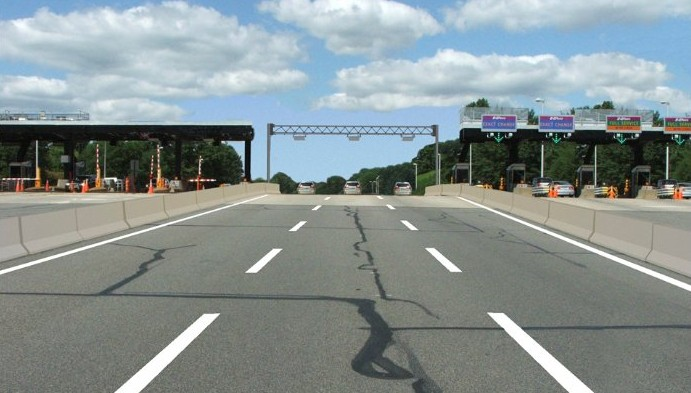
#> input picture OpenCv-Assignment1/Group23Team46Assignment1/Original Images/road2.jpg, 691 x 393 px, found by its file name
$ python Prob11.py
#> lines starting #> are read from the running program, lines starting #| are printed output that depends on the picture; after the words box and inside, x2 and y2 are one past the last pixel; in counts of white or black regions, pixels touching at a corner belong together
# Import numpy and cv2 package
import cv2
import numpy as np

# Reading original image from the disk
original  = cv2.imread('road2.jpg')
#> original is the input picture: shape (393, 691, 3); mean B, G, R 145.9, 145.7, 135.1
img  = cv2.imread('road2.jpg')

#Split the image into r,g,b channel using inbuilt function of OpenCv
b,g,r = cv2.split(img)
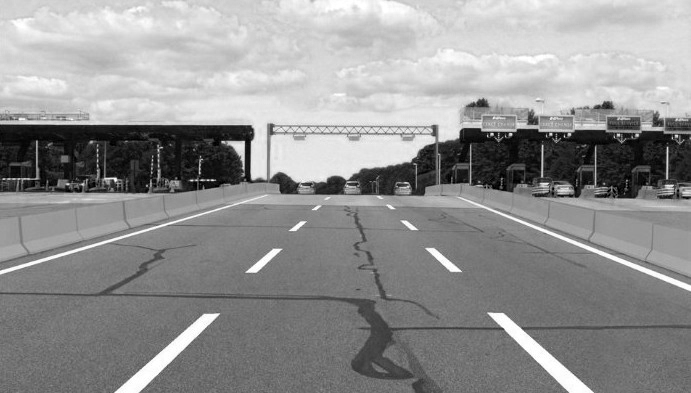
#> b: shape (393, 691); min 0, max 255, mean 145.9
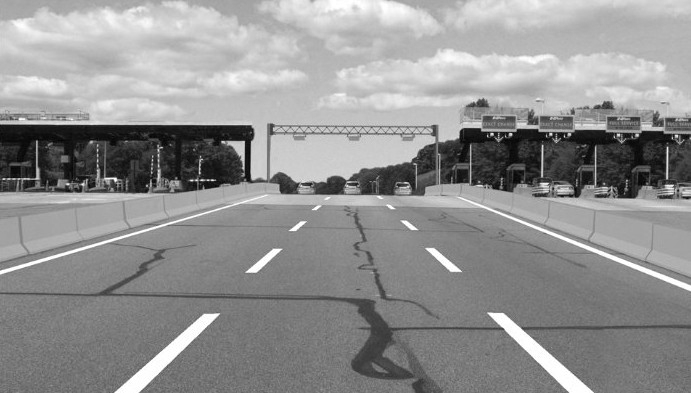
#> g: shape (393, 691); min 0, max 255, mean 145.7

#thresholding the red and green channel where pixel intensity  is less than 235 make it 0.
r[r<235]=0
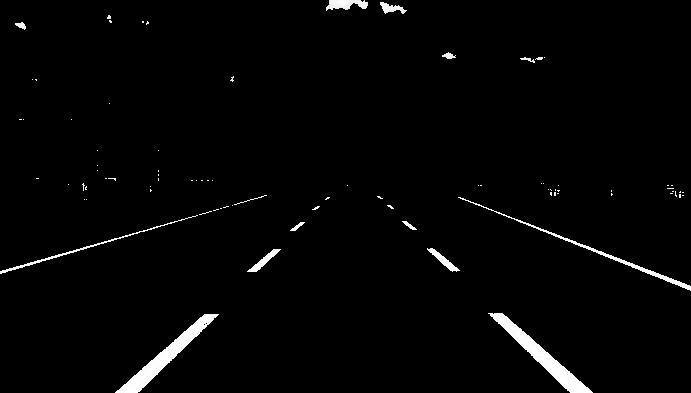
#> r: shape (393, 691); min 0, max 255, mean 5.1
g[g<235]=0
#Creating a new image of same size as of original image
masked_img = np.zeros(img.shape,dtype='uint8')
#assigining the new values of r,g,b channel of original image to masked_image
masked_img[:,:,2]=r
b_temp = b/2
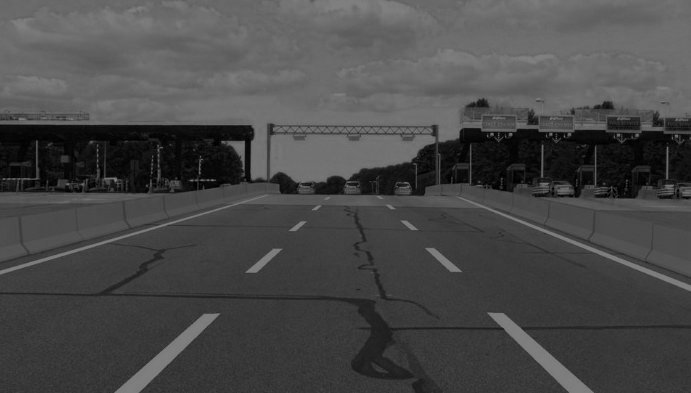
#> b_temp: shape (393, 691) float64; min 0, max 127.5, mean 73
masked_img[:,:,0]= b_temp.astype('uint8')
masked_img[:,:,1]=g
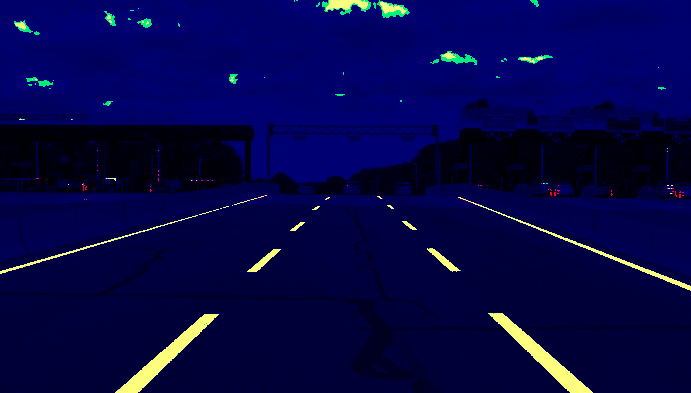
#> masked_img: shape (393, 691, 3); mean of channels 0, 1, 2 72.7, 6.2, 5.1; drawn as B, G, R
#Displaying the masked_image
cv2.imshow('masked img', masked_img)

#Converting the masked_img to grayscale using inbuilt function CV
gray = cv2.cvtColor(masked_img,cv2.COLOR_BGR2GRAY)
#Creating new image 'thresh'of size of gray image
thresh = np.ones(gray.shape,dtype='uint8')*255
#thresholding the new image 'thresh' where pixel intensity is less than 200 make it zer0
thresh[gray<200]=0

# Applying the inbuilt HoughlinesP function of the OpenCV to find coordinates of the end points of line
# in Hough space
lines = cv2.HoughLinesP(thresh,1,np.pi/180,80,minLineLength=2,maxLineGap=15)
# We got the coordinates of each line which are passing the threshold limit of votes set by us i.e 80
# using those coordinates we are drawing lines on the original image which will highlight all the lanes in the road
# with green color
for line in lines[:]:
     for x1,y1,x2,y2 in line:
         cv2.line(img,(x1,y1),(x2,y2),(0,255,0),2)
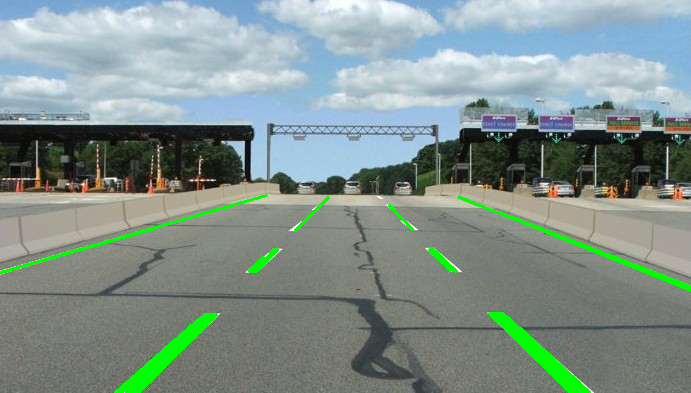
#> img: shape (393, 691, 3); 2.3% of pixels changed, all inside (x1, y1, x2, y2) = (0, 194, 691, 393)

# # Displaying the final output image
cv2.imshow('res',img)
# Displaying the original image and final output image together
cv2.imshow('Problem11 Output',np.concatenate((original,img),axis=1))
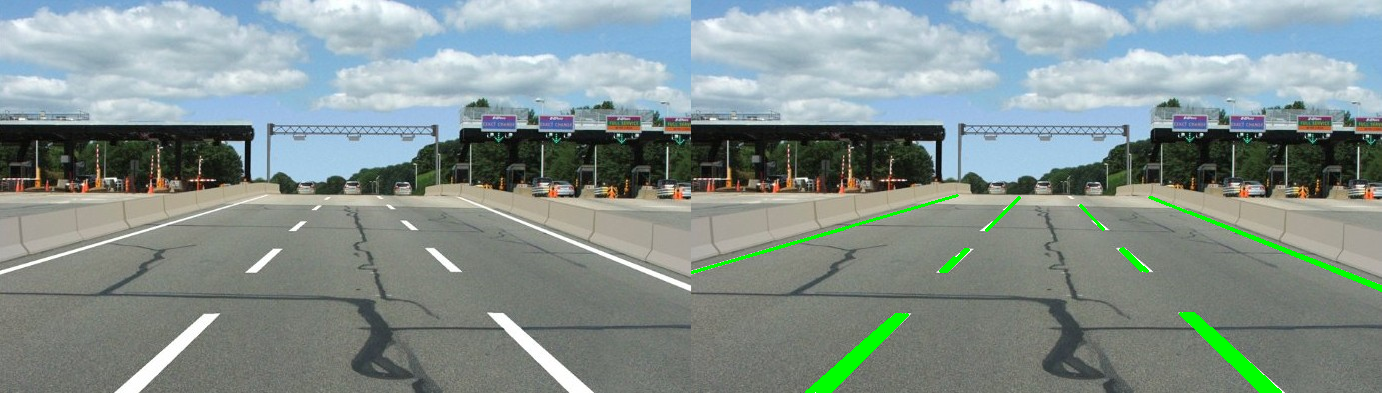
#> window 'Problem11 Output': shape (393, 1382, 3); mean B, G, R 143.3, 145.9, 132.4

# Display the images and wait till any key is pressed
cv2.waitKey(0)
# Destroy all the windows created by the imshow() function of the OpenCV
cv2.destroyAllWindows()

$ run again, with OpenCv-Assignment1/Group23Team46Assignment1/Original Images/low_illum.jpg copied over OpenCv-Assignment1/Group23Team46Assignment1/Original Images/road2.jpg
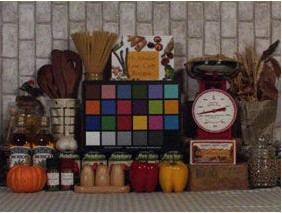
#> input picture OpenCv-Assignment1/Group23Team46Assignment1/Original Images/low_illum.jpg, 282 x 213 px, found by its file name
#> original is the input picture: shape (213, 282, 3); mean B, G, R 68.7, 76.9, 94.2
#> `masked_img[:,:,1]=g`:
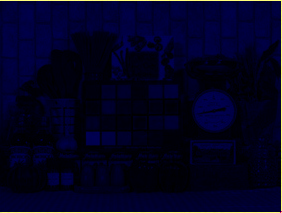
#> masked_img: shape (213, 282, 3); mean of channels 0, 1, 2 34.1, 3.2, 3.3; drawn as B, G, R
#> `cv2.imshow('Problem11 Output',np.concatenate((original,img),axis=1))`:
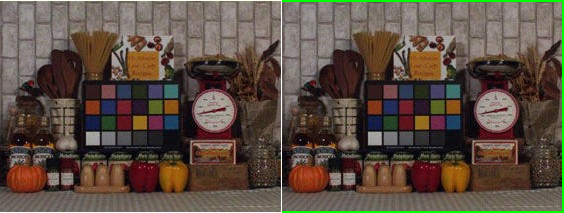
#> window 'Problem11 Output': shape (213, 564, 3); mean B, G, R 66.4, 77.9, 91.8
